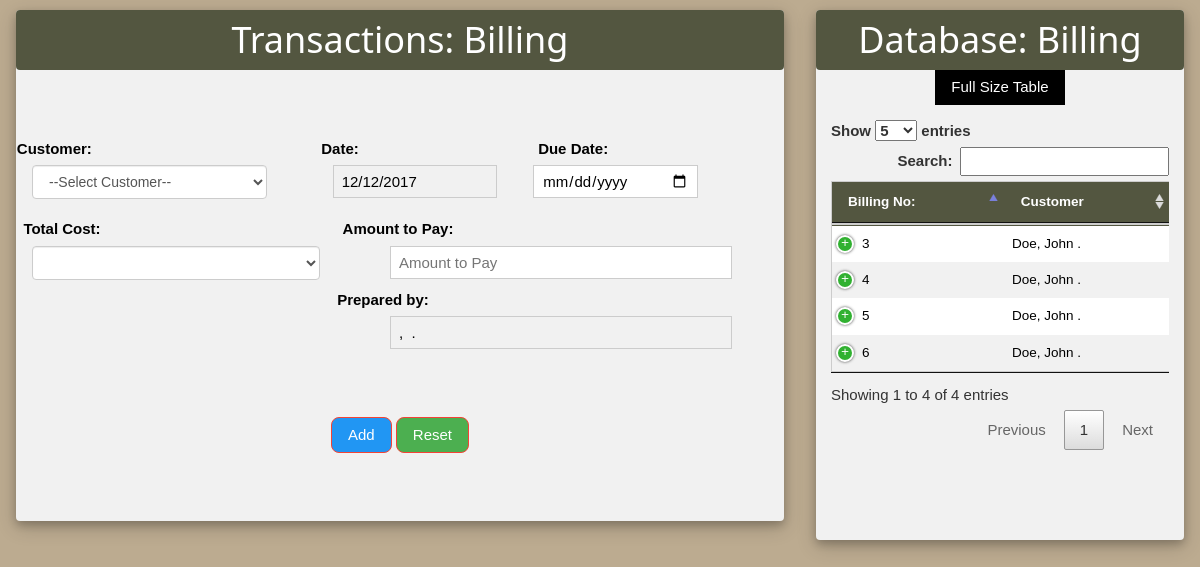
Page /billing1.php (signed in) on the committed database.
### tables this page shows
CREATE TABLE `billing` (
  `billing_no` int(11) NOT NULL,
  `customer` varchar(50) NOT NULL,
  `project` varchar(123) NOT NULL,
  `totalcost` decimal(10,2) NOT NULL,
  `balance` decimal(10,2) NOT NULL,
  `topay` decimal(10,2) NOT NULL,
  `datee` varchar(50) NOT NULL,
  `enddate` date NOT NULL,
  `prepared` varchar(50) NOT NULL,
  `status` varchar(50) NOT NULL
);

### billing1.php (the view, shortened to what this page needs)
<?php
$content2=mysql_query("select * from employee where username='".$_SESSION['user']."' and password='".$_SESSION['pass']."' ");
$row1=mysql_fetch_array($content2);
$firstname2=$row1['firstname'];
$middlename2=$row1['middlename'];
$lastname2=$row1['lastname'];
$b=''.ucfirst($lastname2).', '.ucfirst($firstname2).' '.strtoupper($middlename2[0]).'.';
?>
<!DOCTYPE html>
<html>
<head>
<link rel="stylesheet" href="bootstrap/css/bootstrap.min.css">
<link rel="stylesheet" href="w3.css">
<link rel="stylesheet" href="font-awesome-4.6.3/css/font-awesome.min.css">
  <link rel="stylesheet" href="http://localhost/xampp/capstone/DataTables/responsive/css/responsive.dataTables.min.css">
  <link rel="stylesheet" href="http://localhost/xampp/capstone/DataTables/css/jquery.dataTables.min.css">
</head>
<form action="billing1.php?prepared=<?php echo ''.$b.'' ?>" method="post" name="frm" id="frm">
<div class="w3-row">
<div class="w3-col w3-container m6 l8">
<div class="w3-card-4 w3-center w3-light-grey w3-round" style="width:100%; margin-top: 10px; ">
<header class="w3-container w3-camo-dark-green w3-round">
  <h1>Transactions: Billing</h1>
</header>
<br>
    <br>
<br>
<div class="w3-row-padding">
  <div class="w3-third">
    <label style="margin-left:-190px;">Customer:</label>
        <select name="cname" id="cname" class="form-control" onChange="getState(this.value);" style="width:100%;"></p>
        <option value="">--Select Customer--</option>
                <?php
              echo'</select>';?>
  </div>
  <div class="w3-third">
  <?php
  $a= date("d/m/Y");
  ?>
    <label style="margin-left:-120px;">Date:</label>
    <input class="w3-input w3-border" type="text" placeholder="TAX" value="<?php echo $a; ?>" id="startdate" name="startdate" style="margin-left:50px; height:33px; width:70%;"  disabled>
  </div>
  <div class="w3-third">
    <label style="margin-left:-155px; margin-top: 0px;">Due Date:</label>
 <input class="w3-input w3-border" type="date" placeholder="TAX" style="margin-left:0px; height:33px; width:70%;" id="enddate" name="enddate" ></p>
  </div>
  <div class="w3-half">
  <label style="margin-left:-300px; margin-top: 10px;">Total Cost:</label>
 <select name="scname" id="scname" class="form-control"  style="width:80%;" ></p>
              </select>
  </div>
  <div class="w3-half">
    <label style="margin-left:-380px; margin-top: 10px;">Amount to Pay:</label>
    <input class="w3-input w3-border" type="text" placeholder="Amount to Pay" style="margin-left:-18px; height:33px; width:95%;" id=totalamount name="totalamount">
  </div>
  <div class="w3-half">
    <label style="margin-left:-410px; margin-top: 10px;">Prepared by:</label>
    <input class="w3-input w3-border" type="txt" placeholder="Prepared by:" id="prepare" name="prepare"  value="<?php echo ''.ucfirst($lastname2).', '.ucfirst($firstname2).' '.strtoupper($middlename2[0]).'.'; ?>" style="margin-left:-18px; height:33px; width:95%;"   disabled>
  </div>
</div>
<br>
<br></br>
<button type="submit" name="btnAdd" onclick="return myFunction();" class="w3-btn w3-blue w3-border w3-border-red w3-round-large">Add</button>
<button type="button" class="w3-btn w3-green w3-border w3-border-red w3-round-large" onClick="ClearFields();">Reset</button>
<br></br><br></br>
</div>
</div>
<div class="w3-col w3-container m8 l4" >
<div class="w3-card-4 w3-center w3-light-grey w3-round" style="width:100%; margin-top: 10px; ">
<header class="w3-container w3-camo-dark-green w3-round">
  <h1>Database: Billing</h1>
</header>
<button type="button" onClick="document.getElementById('id01').style.display='block'" class="w3-btn">Full Size Table</button>
<?php
$servername = "localhost";
$username = "root";
$password = "";
$dbname = "projectmonitoring";
$conn = new mysqli($servername, $username, $password, $dbname);
echo'
<div class="container" style="width:100%; margin-left: 0px; margin-top: -75px;">
    <br> <br> <br> <br>
  <table class="dt-responsive w3-table w3-bordered w3-striped w3-border w3-hoverable" id="tableko" name="tableko" style="font-size: 0.9em; width:150%;">
    <thead>
      <tr class="w3-camo-dark-green">
      <th>Billing No:</th>
        <th>Customer</th>
        <th>Total Cost</th>
        <th>Remaining Balance</th>
        <th>Amount to Pay</th>
        <th>Date</th>
        <th>Due Date</th>
        <th>Prepared by:</th>
      </tr>
    </thead>
    <tbody>
     ';
      $sql = "SELECT * FROM billing where status='Active'";
      $result = $conn->query($sql);
    while($row = $result->fetch_assoc())
      {
      echo'<tr>';
       echo'<td>'.$row['billing_no'].'</td>';
        echo'<td>'.$row['customer'].'</td>';
        }
      echo'</tr>';
     echo'
    </tbody>
  </table>
  <br></br>';
   ?>
    </div>
<br></br>
</form>
</body>
</html>

### billing1.php (style rules this page uses)
.w3-camo-dark-green { color:#fff;background-color:#535640 }

### rows in the picture
billing: billing_no "3", customer "Doe, John ."
billing: billing_no "4", customer "Doe, John ."
billing: billing_no "5", customer "Doe, John ."
billing: billing_no "6", customer "Doe, John ."
